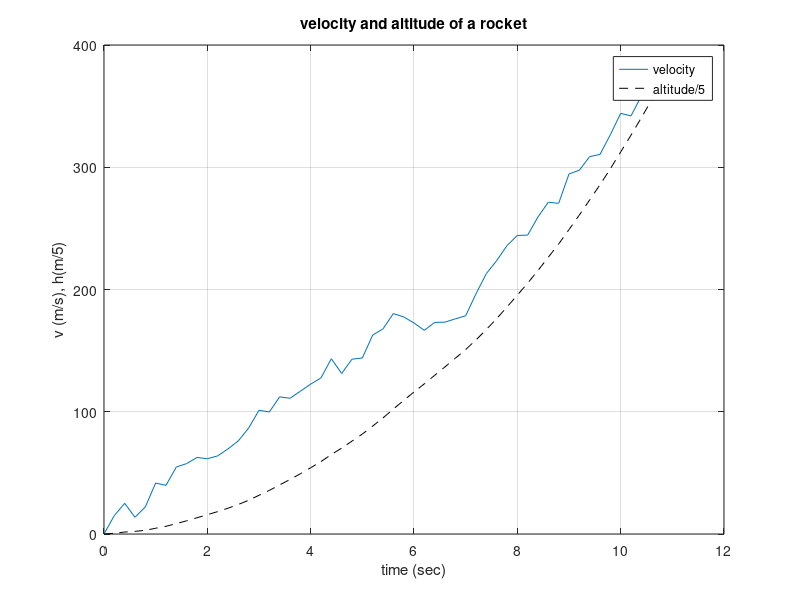

Write the MATLAB code that produced this figure.
% Integrating rocket velocity
function main
    pause(1)
    figure
    % Generate the original velocity data
    v =[ 0.0 15.1 25.1 13.7 22.2 41.7 ...
        39.8 54.8 57.6 62.6 61.6 63.9 69.6 ...
        76.2 86.7 101.2 99.8 112.2 111.0 ...
        116.8 122.6 127.7 143.4 131.3 143.0 ...
        144.0 162.7 167.8 180.3 177.6 172.6 ...
        166.6 173.1 173.3 176.0 178.5 ...
        196.5 213.0 223.6 235.9 244.2 244.5 ...
        259.4 271.4 270.5 294.5 297.6 ...
        308.7 310.5 326.6 344.1 342.0 358.2 362.7 ];
    
    % Parameters for plotting
    lv = length(v);
    dt = 0.2;
    t = (0:lv-1) * dt;
    
    % Performs the integration
    h = dt .* cumsum(v);
    
    % Plot the results
    plot(t, v)
    grid on, hold on
    plot(t, h/5,'k--')
    legend({'velocity', 'altitude/5' })
    title('velocity and altitude of a rocket')
    xlabel('time (sec)'); ylabel('v (m/s), h(m/5)')
    
    % Validate the three integration techniques by checking the results
    fprintf('cumsum height: %g\n', h(end) );
    ht = dt .* cumtrapz(v);
    fprintf('trapezoidal height: %g\n', ht(end));
end
